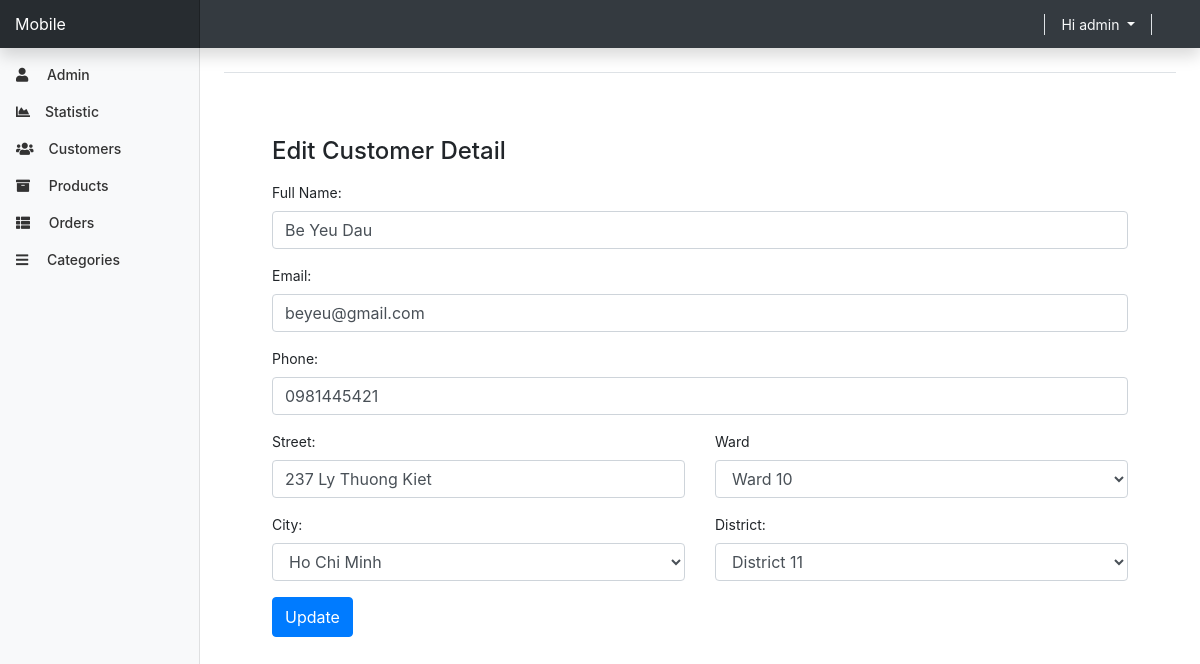
The app's page /admin/edit_customer.php?customer=34b8a535e37c (signed in), older data.
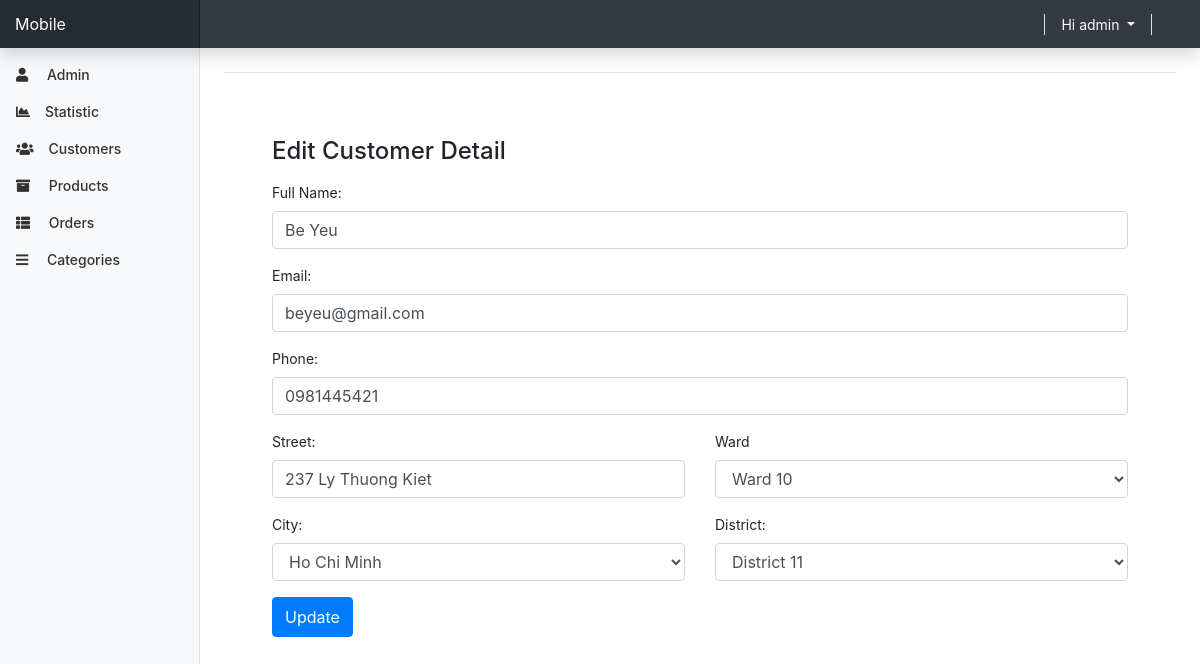
The same page, newer data.
### tables this page shows
CREATE TABLE `user` (
  `user_id` varchar(255) NOT NULL,
  `email` varchar(100) NOT NULL,
  `username` varchar(100) NOT NULL,
  `password` varchar(100) NOT NULL,
  `street` varchar(255) NOT NULL,
  `district` varchar(30) NOT NULL,
  `city` varchar(100) NOT NULL,
  `phone_number` varchar(100) NOT NULL,
  `status` int(11) NOT NULL DEFAULT 1,
  `is_admin` tinyint(1) NOT NULL DEFAULT 0,
  `register_date` datetime NOT NULL DEFAULT current_timestamp(),
  `updated_at` datetime NOT NULL DEFAULT current_timestamp(),
  `fullname` varchar(255) NOT NULL,
  `ward` varchar(255) NOT NULL
);

### admin/edit_customer.php (the view, shortened to what this page needs)
<?php include_once("./templates/top.php"); ?>
<?php include_once("./templates/navbar.php"); ?>
<div class="container-fluid">
  <div class="row">
    <?php include "./templates/sidebar.php";
          include "./../functions.php";
    ?>
   <div class="container p-5">
<h4>Edit Customer Detail</h4>
<?php
   if(isset($_GET['customer'])){
    $customer_id = $_GET['customer'];
    $sql = "SELECT * FROM `user` WHERE `user_id` = ? AND is_admin = 0 ";
    $select = $conn->prepare($sql);
    $select -> bind_param("s", $customer_id);
    $select->execute();
    $result = $select->get_result();
    if($result ->num_rows == 1){
      $row1 = $result->fetch_assoc();
      $distrc = $row1['district'];
?>
<form method="post"  enctype='multipart/form-data'>
    <div class="form-group">
      <label for="fullname">Full Name:</label>
      <input type="text" class="form-control" name="fullname" value="<?php echo $row1['fullname']  ?>">
    </div>
    <div class="form-group">
      <label for="email">Email:</label>
      <input type="text" class="form-control" name="email" value="<?php echo $row1['email']  ?>">
    </div>
    <div class="form-group">
      <label for="phone">Phone:</label>
      <input type="text" class="form-control" name="phone" value="<?php echo $row1['phone_number']  ?>">
    </div>
      <div class="row">
        <div class="col-md-6">
        <div class="form-group">
      <label for="street">Street:</label>
      <input type="text" class="form-control" name="street" value="<?php echo $row1['street']  ?>">
    </div>
        </div>
      <div class="col-md-6">
								<label for="ward">Ward</label>
								<select id="ward" name="ward" class="form-control" required>
                <option value="<?php echo $row1['ward'] ?> "><?php echo $row1['ward']  ?></option>
                                </select>							</div>
      </div>
   <div class="row">
    <div class="col-6">
    <div class="form-group">
		        		<label>City: </label>
		        	  <select id="city" name="city" class="form-control">
                      <option value="<?php echo $row1['city'] ?> "><?php echo $row1['city']  ?></option>
      </select>
		        	</div>
    </div>
    <div class="col-6">
    <div class="form-group">
		        		<label>District: </label>
		        	  <select id="district" name="district" class="form-control">
                      <option value="<?php echo $distrc ?> "><?php echo $distrc ?> </option>
           </select>
		        	</div>
    </div>
   </div>
    <div class="form-group">
      <button type="submit" style="height:40px" name="update_btn" class="btn btn-primary">Update</button>
    </div>
  </form>
  <?php }
  }else{
    echo '<p class="empty">no product user!</p>';
  }
  ?>
    </div>
  </div>
</div>
<?php include_once("./templates/footer.php"); ?>

Row changes from the older to the newer data that the page shows:
changed user "beyeu@gmail.com": fullname "Be Yeu Dau" → "Be Yeu"
